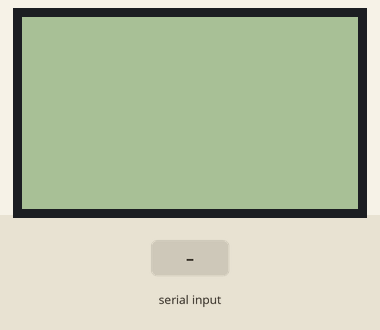
The sketch below on a simulated Arduino Uno, built with avr-gcc and run on an emulated ATmega328P. Shown: 84×48 one-colour display. The test bench sets the inputs (shaded band).

Above: at 1.2 s.
1.3 s: "1" received over Serial
At 2.1 s:
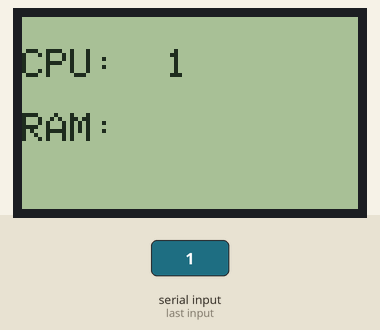
2.8 s: "0" received over Serial
At 3.3 s:
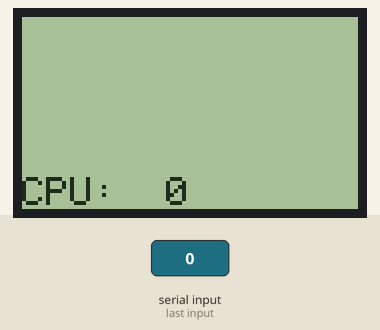
Timing chart, 0 to 5.8 s (numbered marks = the images above; inputs shaded):
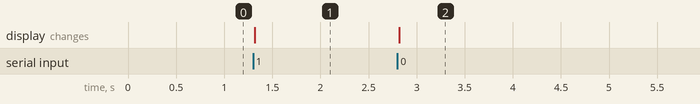

Measured:
- after the input at 1.3 s, the display: changes at once (image 1)
- after the input at 2.8 s, the display: changes at once (image 2)

The sketch:

CpuOnScreen.ino
```cpp
/* ***********************************************************************
* CPU Testing
* ************************************************************************
*
* Libs required for this project to work:
*
*   https://github.com/adafruit/Adafruit-GFX-Library
*   https://github.com/adafruit/Adafruit-PCD8544-Nokia-5110-LCD-library
*
* ***********************************************************************
* Pin Outs
* ***********************************************************************
*
* (Nokia 5110 screen)
*
*   1 - RST        -------------------------- 6
*   2 - CE (SCE)   -------------------------- 7
*   3 - D/C        -------------------------- 5
*   4 - DIN (MOSI) -------------------------- 11
*   5 - SCLK       -------------------------- 13
*   6 - VCC        -------------------------- 5v
*   7 - BL         -------------------------- 3v
*   8 - GND        -------------------------- GND
*
*********************************************************************** */
#include <Adafruit_GFX.h>
#include <Adafruit_PCD8544.h>

String readString;
Adafruit_PCD8544 display(13, 11, 5, 7, 6); // SCLK, DIN, DC, CS, RST

void setup() {
  Serial.begin(9600);

  display.begin();
  display.setContrast(50);
  display.clearDisplay();
}

void loop() {
  readSerial();

  if (readString.length() >0) {
    String cpu = getValue(readString, ',', 0);
    String ram = getValue(readString, ',', 1);

    display.clearDisplay();
    display.println();
    display.print("CPU:  ");
    display.println(cpu);
    display.println();
    display.print("RAM:  ");
    display.println(ram);
    display.display();

    readString="";
  }
}

String getValue(String data, char separator, int index)
{
    int found = 0;
    int strIndex[] = { 0, -1 };
    int maxIndex = data.length() - 1;

    for (int i = 0; i <= maxIndex && found <= index; i++) {
        if (data.charAt(i) == separator || i == maxIndex) {
            found++;
            strIndex[0] = strIndex[1] + 1;
            strIndex[1] = (i == maxIndex) ? i+1 : i;
        }
    }
    return found > index ? data.substring(strIndex[0], strIndex[1]) : "";
}

void readSerial() {
  while (Serial.available()) {
      delay(3);  //delay to allow buffer to fill
      if (Serial.available() >0) {
        char c = Serial.read();  //gets one byte from serial buffer
        readString += c; //makes the string readString
      }
    }
}
```
